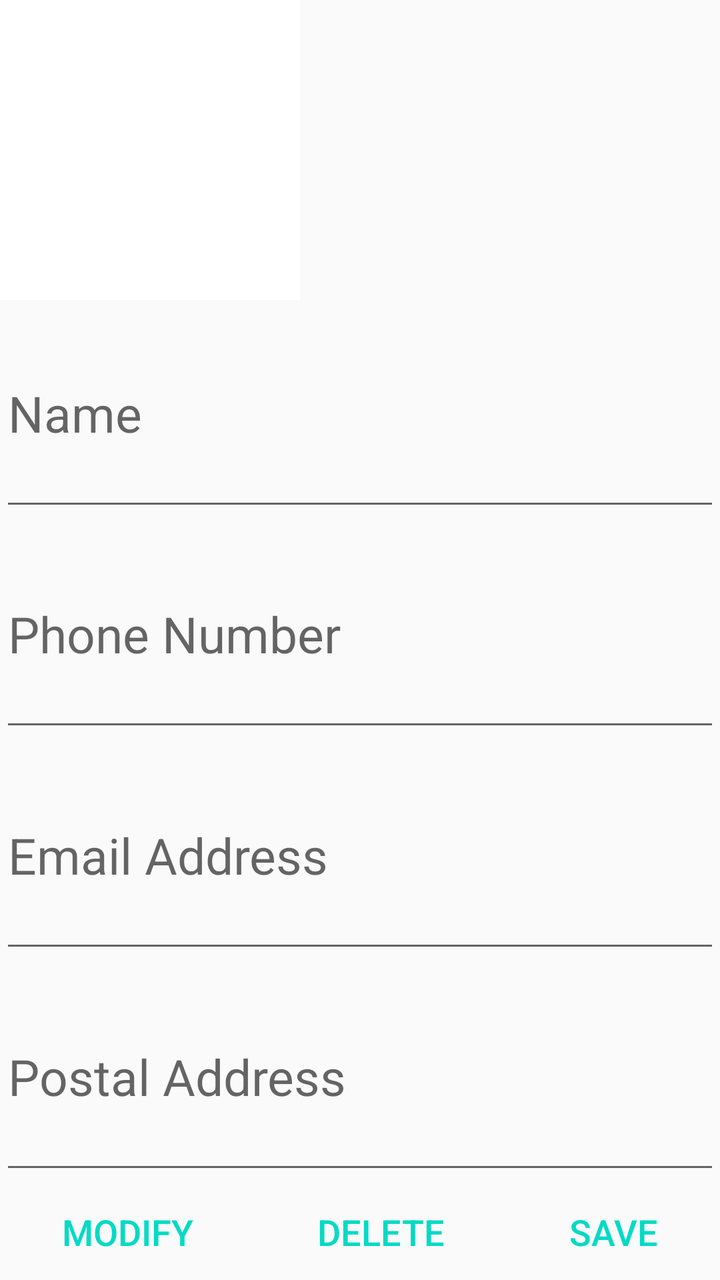
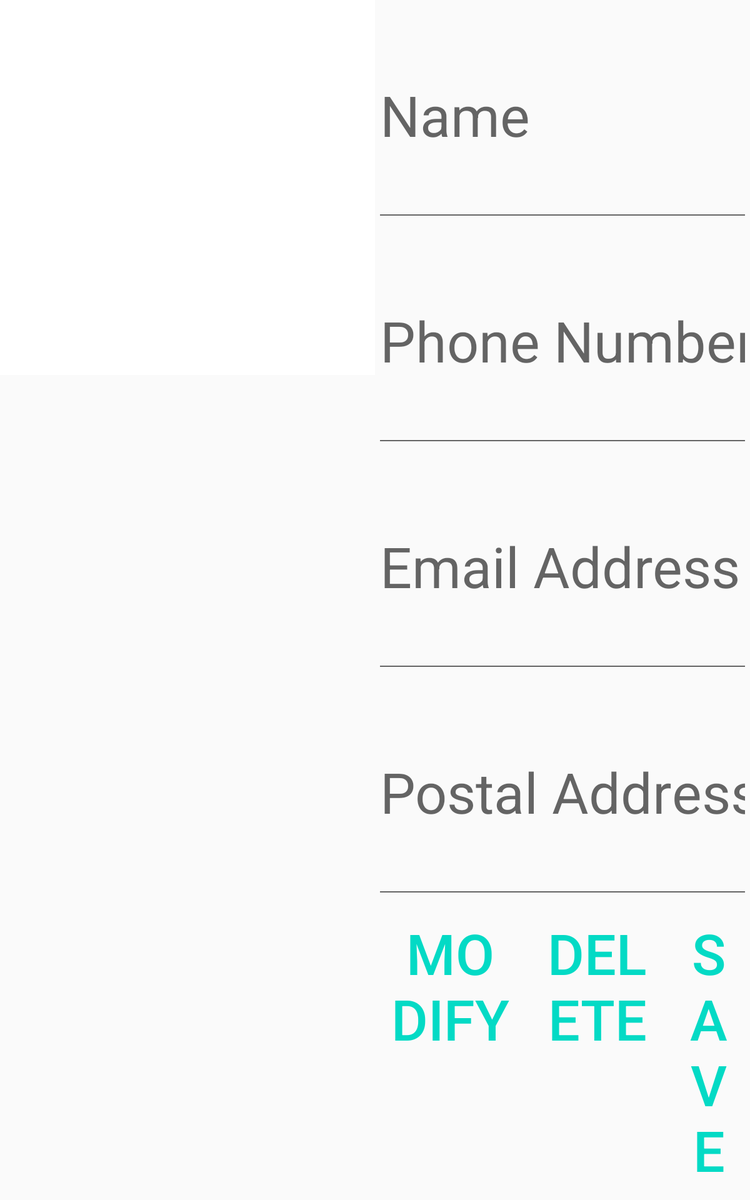

First picture: res/layout/ on a phone held upright. Second picture: the repository's own variant of that layout, on a device whose configuration matches the variant's folder. Source for both follows.
<!-- AndroidManifest.xml: application theme AppTheme -->
<!-- res/layout/activity_edit_contact.xml -->
<?xml version="1.0" encoding="utf-8"?>
<androidx.constraintlayout.widget.ConstraintLayout
    xmlns:android="http://schemas.android.com/apk/res/android"
    xmlns:app="http://schemas.android.com/apk/res-auto"
    xmlns:tools="http://schemas.android.com/tools"
    android:layout_width="match_parent"
    android:layout_height="match_parent"
    android:orientation="horizontal">

    <ImageView
        android:id="@+id/activity_edit_contact_image"
        android:layout_width="150dp"
        android:layout_height="150dp"
        android:layout_weight="1"
        android:background="#FFFFFF"
        app:layout_constraintStart_toStartOf="parent"
        app:layout_constraintTop_toTopOf="parent"
        app:srcCompat="@drawable/ic_empty_contact_foreground" />

    <LinearLayout
        android:id="@+id/constraintLayout"
        android:layout_width="0dp"
        android:layout_height="0dp"
        android:orientation="vertical"
        app:layout_constraintBottom_toTopOf="@+id/linearLayout4"
        app:layout_constraintEnd_toEndOf="parent"
        app:layout_constraintStart_toStartOf="parent"
        app:layout_constraintTop_toBottomOf="@+id/activity_edit_contact_image">

        <EditText
            android:id="@+id/activity_edit_contact_name"
            android:layout_width="match_parent"
            android:layout_height="0dp"
            android:layout_weight="1"
            android:contextClickable="false"
            android:hint="@string/name"
            android:inputType="textPersonName"
            android:textSize="25sp" />

        <EditText
            android:id="@+id/activity_edit_contact_phone_number"
            android:layout_width="match_parent"
            android:layout_height="0dp"
            android:layout_weight="1"
            android:hint="@string/phone_number"
            android:inputType="phone"
            android:textSize="25sp" />

        <EditText
            android:id="@+id/activity_edit_contact_email"
            android:layout_width="match_parent"
            android:layout_height="0dp"
            android:layout_weight="1"
            android:hint="@string/email_address"
            android:inputType="textEmailAddress"
            android:textSize="25sp" />

        <EditText
            android:id="@+id/activity_edit_contact_postal_address"
            android:layout_width="match_parent"
            android:layout_height="0dp"
            android:layout_weight="1"
            android:hint="@string/postal_address"
            android:inputType="textPostalAddress"
            android:textSize="25sp" />
    </LinearLayout>

    <LinearLayout
        android:id="@+id/linearLayout4"
        android:layout_width="0dp"
        android:layout_height="wrap_content"
        android:orientation="horizontal"
        app:layout_constraintBottom_toBottomOf="parent"
        app:layout_constraintEnd_toEndOf="parent"
        app:layout_constraintStart_toStartOf="parent">

        <Button
            android:id="@+id/activity_edit_contact_modify"
            style="?android:attr/buttonBarButtonStyle"
            android:layout_width="wrap_content"
            android:layout_height="wrap_content"
            android:layout_weight="1"
            android:text="@string/modify"
            android:textSize="18sp" />

        <Button
            android:id="@+id/activity_edit_contact_delete"
            style="?android:attr/buttonBarButtonStyle"
            android:layout_width="wrap_content"
            android:layout_height="wrap_content"
            android:layout_weight="1"
            android:onClick="deleteContact"
            android:text="@string/delete"
            android:textSize="18sp" />

        <Button
            android:id="@+id/activity_edit_contact_save"
            style="?android:attr/buttonBarButtonStyle"
            android:layout_width="wrap_content"
            android:layout_height="wrap_content"
            android:layout_weight="1"
            android:onClick="saveContact"
            android:text="@string/save"
            android:textSize="18sp" />
    </LinearLayout>

</androidx.constraintlayout.widget.ConstraintLayout>
<!-- resources referenced by this layout -->
<resources>
  <string name="delete">Delete</string>
  <string name="email_address">Email Address</string>
  <string name="modify">Modify</string>
  <string name="name">Name</string>
  <string name="phone_number">Phone Number</string>
  <string name="postal_address">Postal Address</string>
  <string name="save">Save</string>
  <style name="AppTheme" parent="Theme.AppCompat.Light.DarkActionBar">
          
          <item name="colorPrimary">@color/colorPrimary</item>
          <item name="colorPrimaryDark">@color/colorPrimaryDark</item>
          <item name="colorAccent">@color/colorAccent</item>
      </style>
</resources>
<!-- res/layout-sw600dp/activity_edit_contact.xml (the repository's variant of the layout above) -->
<!-- drawn on a 7-inch tablet held upright -->
<?xml version="1.0" encoding="utf-8"?>
<androidx.constraintlayout.widget.ConstraintLayout
    xmlns:android="http://schemas.android.com/apk/res/android"
    xmlns:app="http://schemas.android.com/apk/res-auto"
    xmlns:tools="http://schemas.android.com/tools"
    android:layout_width="match_parent"
    android:layout_height="match_parent"
    android:orientation="horizontal">

    <ImageView
        android:id="@+id/activity_edit_contact_image"
        android:layout_width="300dp"
        android:layout_height="300dp"
        android:layout_weight="1"
        android:background="#FFFFFF"
        app:layout_constraintStart_toStartOf="parent"
        app:layout_constraintTop_toTopOf="parent"
        app:srcCompat="@drawable/ic_empty_contact_foreground" />

    <LinearLayout
        android:id="@+id/constraintLayout"
        android:layout_width="0dp"
        android:layout_height="0dp"
        android:orientation="vertical"
        app:layout_constraintBottom_toTopOf="@+id/linearLayout4"
        app:layout_constraintEnd_toEndOf="parent"
        app:layout_constraintStart_toEndOf="@+id/activity_edit_contact_image"
        app:layout_constraintTop_toTopOf="parent">

        <EditText
            android:id="@+id/activity_edit_contact_name"
            android:layout_width="match_parent"
            android:layout_height="0dp"
            android:layout_weight="1"
            android:contextClickable="false"
            android:inputType="textPersonName"
            android:hint="@string/name"
            android:textSize="45sp" />

        <EditText
            android:id="@+id/activity_edit_contact_phone_number"
            android:layout_width="match_parent"
            android:layout_height="0dp"
            android:layout_weight="1"
            android:inputType="phone"
            android:hint="@string/phone_number"
            android:textSize="45sp" />

        <EditText
            android:id="@+id/activity_edit_contact_email"
            android:layout_width="match_parent"
            android:layout_height="0dp"
            android:layout_weight="1"
            android:inputType="textEmailAddress"
            android:hint="@string/email_address"
            android:textSize="45sp" />

        <EditText
            android:id="@+id/activity_edit_contact_postal_address"
            android:layout_width="match_parent"
            android:layout_height="0dp"
            android:layout_weight="1"
            android:inputType="textPostalAddress"
            android:hint="@string/postal_address"
            android:textSize="45sp" />
    </LinearLayout>

    <LinearLayout
        android:id="@+id/linearLayout4"
        android:layout_width="0dp"
        android:layout_height="wrap_content"
        android:orientation="horizontal"
        app:layout_constraintBottom_toBottomOf="parent"
        app:layout_constraintEnd_toEndOf="parent"
        app:layout_constraintStart_toEndOf="@+id/activity_edit_contact_image">

        <Button
            android:id="@+id/activity_edit_contact_modify"
            style="?android:attr/buttonBarButtonStyle"
            android:layout_width="wrap_content"
            android:layout_height="wrap_content"
            android:layout_weight="1"
            android:text="@string/modify"
            android:textSize="45sp" />

        <Button
            android:id="@+id/activity_edit_contact_delete"
            style="?android:attr/buttonBarButtonStyle"
            android:layout_width="wrap_content"
            android:layout_height="wrap_content"
            android:layout_weight="1"
            android:onClick="deleteContact"
            android:text="@string/delete"
            android:textSize="45sp" />

        <Button
            android:id="@+id/activity_edit_contact_save"
            style="?android:attr/buttonBarButtonStyle"
            android:layout_width="wrap_content"
            android:layout_height="wrap_content"
            android:layout_weight="1"
            android:onClick="saveContact"
            android:text="@string/save"
            android:textSize="45sp" />
    </LinearLayout>

</androidx.constraintlayout.widget.ConstraintLayout>
